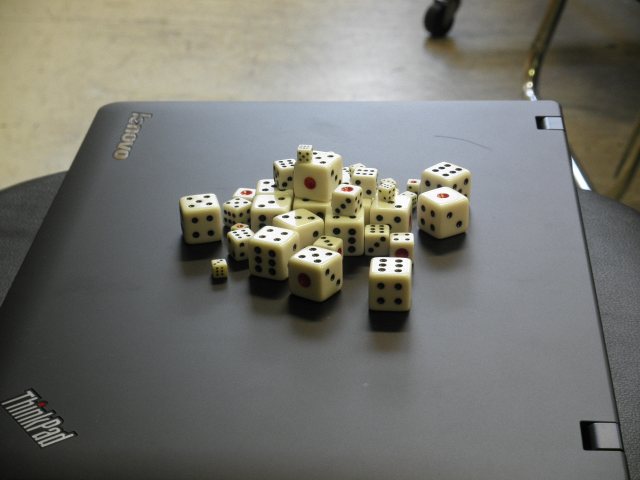
//> input picture arukuka/dice/07.31/P_black_left.JPG, 1280 x 960 px, given in place of , which was not available (shown at 1/2 size)
$ ./dice_20120805   (built with g++ and OpenCV 4)
//> lines starting //> are read from the running program, lines starting //| are printed output that depends on the picture; pictures that were not available may be replaced by others from this repository, and a replacement may not be noted
// サイコロ検出アルゴリズム試作
// copyright(c) 2012 Shota Miyoshi

//都合により環境がVisualStudio2008+OpenCV2.1となっておりますが,
//始めの方の#ifdefから#endifまでの,ライブラリファイルの参照部を変えるとOpenCV2.2でも動作します.

#include "stdafx.h"
#include <iostream>
#include <set>
#include <stack>
#include <vector>
#include "opencv\cv.h"
#include "opencv\highgui.h"

#ifdef _DEBUG
    #pragma comment(lib,"C:\\OpenCV2.1\\lib\\cv210d.lib")
    #pragma comment(lib,"C:\\OpenCV2.1\\lib\\cxcore210d.lib")
    #pragma comment(lib,"C:\\OpenCV2.1\\lib\\cvaux210d.lib")
    #pragma comment(lib,"C:\\OpenCV2.1\\lib\\highgui210d.lib")
#else
    #pragma comment(lib,"C:\\OpenCV2.1\\lib\\cv210.lib")
    #pragma comment(lib,"C:\\OpenCV2.1\\lib\\cxcore210.lib")
    #pragma comment(lib,"C:\\OpenCV2.1\\lib\\cvaux210.lib")
    #pragma comment(lib,"C:\\OpenCV2.1\\lib\\highgui210.lib")
#endif


typedef struct Eye//サイコロの目を表す構造体(x,yは中心座標)
{
	int x;
	int y;
	int h;
	int w;
}Eye;


const char* WinConv="Converted Image";
const char* WinDet="Detected Eyes";


//函数プロトタイプ
void convert(const cv::Mat& src,cv::Mat& dst,int thblack,int thwhite);
void label(const cv::Mat& from,cv::Mat& to,int xs,int ys,int R,int G,int B);
void geteye(const cv::Mat& image,int blackmin,int blackmax,int redmin,int redmax);
Eye getsize(const cv::Mat& image,int xs,int ys);


int height,width;

int _tmain(int argc, _TCHAR* argv[])
{
	cv::Mat input,converted;
	int thb=100,thw=200;
	char flag;
	char filename[100];
	//std::cin.getline(filename,100);

	input=cv::imread(filename);
//> input is the input picture: 960 rows x 1280 cols, CV_8UC3; mean B, G, R 110.9, 117, 117
//> filename = ""
	height=input.rows;
//> height = 960
	width=input.cols;
//> width = 1280

	//入力画像表示
	cv::namedWindow("input_img", CV_WINDOW_NORMAL);
	cv::imshow("input_img",input);

	//入力画像4値化
	cv::namedWindow(WinConv, CV_WINDOW_NORMAL);

	//先ずは既定の閾値で変換
	//赤の閾値は今の所省略
	std::cout<<"Threshold of Black: "<<thb<<std::endl;
	std::cout<<"Threshold of White: "<<thw<<std::endl;
	convert(input,converted,thb,thw);
	std::cout<<"\nConvert again? Yes->y,No->n  *Please Activate \"Converted Image\""<<std::endl;
	flag=cv::waitKey();
	std::cout<<flag<<std::endl;

	//閾値をユーザが設定(CUIによる)
	while(flag=='y')
	{
		std::cout<<"Threshold of Black,0-255 : ";
		std::cin>>thb;
		std::cout<<"Threshold of White,0-255 : ";
		std::cin>>thw;
		convert(input,converted,thb,thw);
		std::cout<<"\nConversion Again? Yes->y,No->n  *Please Activate \"Converted Image\""<<std::endl;
		flag=cv::waitKey(0);
		std::cout<<flag<<std::endl;
	}

	//4値画像(converted)から目を探索
	//始めは既定値探索
	int bmin=1,bmax=20,rmin=1,rmax=100;
	cv::namedWindow(WinDet);
	std::cout<<"\n\nMinimum size of Black Eye: "<<bmin<<std::endl;
	std::cout<<"Maximum size of Black Eye: "<<bmax<<std::endl;
	std::cout<<"Minimum size of Red Eye:   "<<rmin<<std::endl;
	std::cout<<"Maximum size of Red Eye:   "<<rmax<<std::endl;
	geteye(converted,bmin,bmax,rmin,rmax);
	std::cout<<"\ndetect Again? Yes->y,No->nv *Please Activate \"Detected Eyes\""<<std::endl;
	flag=cv::waitKey();
	std::cout<<flag<<std::endl;

	//条件をユーザが設定
	//設定可能は赤目,黒目の大きさ下限,上限
	while(flag=='y')
	{
		std::cout<<"Minimum size of Black Eye: ";
		std::cin>>bmin;
		std::cout<<"Maximum size of Black Eye: ";
		std::cin>>bmax;
		std::cout<<"Minimum size of Red Eye:   ";
		std::cin>>rmin;
		std::cout<<"Maximum size of Red Eye:   ";
		std::cin>>rmax;
		geteye(converted,bmin,bmax,rmin,rmax);
		std::cout<<"\ndetect Again? Yes->y,No->n  *Please Activate \"Detected Eyes\""<<std::endl;
		flag=cv::waitKey(0);
		std::cout<<flag<<std::endl;
	}

	cv::waitKey(0);

	return 0;
}

void convert(const cv::Mat& src,cv::Mat& dst,int thblack,int thwhite)//赤,黒,白,その他(灰)の4値化
{
//> called with thblack = 100, thwhite = 200
	cv::Mat temp_img= cv::Mat(cv::Size(width,height),CV_8UC3);
	cv::Mat hsv_img;

	cv::cvtColor(src,hsv_img, CV_BGR2HSV);//RGB->HSVへ変換 H=hue(色相),S=saturation(彩度),V=value(明度)と言う意味
//> hsv_img: 960 rows x 1280 cols, CV_8UC3; mean H, S, V 59.5, 28.8, 120.9
	temp_img = cv::Scalar(0,0,0);
	for(int y=0; y<src.rows;y++)
	{
		for(int x=0; x<src.cols; x++)
		{
			int a = hsv_img.step*y+(x*3);
			if((hsv_img.data[a] >=170 || hsv_img.data[a] <=10) &&hsv_img.data[a+1] >=50) //赤検出
			{
				temp_img.data[a] = 0;
				temp_img.data[a+1] = 0;
				temp_img.data[a+2] = 255;
			}
			else if(src.data[a]<thblack&&src.data[a+1]<thblack&&src.data[a+2]<thblack)//黒(RGB値が閾値より小)
			{
				temp_img.data[a] = 0;
				temp_img.data[a+1] = 0;
				temp_img.data[a+2] = 0;
			}
			else if(src.data[a]>thwhite&&src.data[a+1]>thwhite&&src.data[a+2]>thwhite)//白(RGB値が閾値より大)
			{
				temp_img.data[a] = 255;
				temp_img.data[a+1] = 255;
				temp_img.data[a+2] = 255;
			}
			else//どれでもない場合は灰
			{
				temp_img.data[a] = 128;
				temp_img.data[a+1] = 128;
				temp_img.data[a+2] = 128;
			}
		}
	}
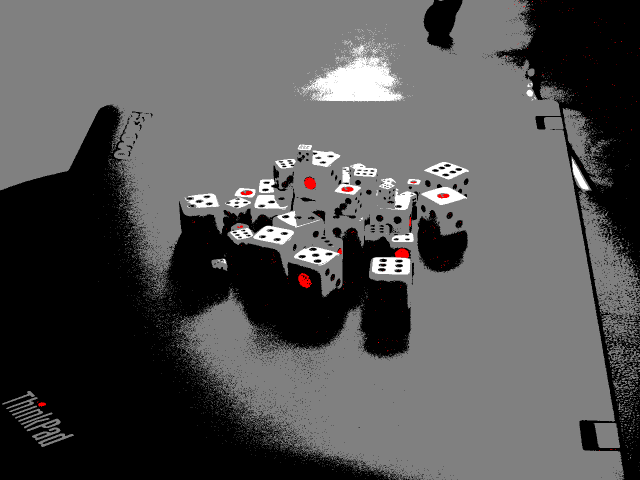
//> temp_img: 960 rows x 1280 cols, CV_8UC3 (shown at 1/2 size); mean B, G, R 84.9, 84.9, 85.4
//> the space key is pressed
	dst=temp_img;

	cv::imshow(WinConv,dst);//4値画像表示
}

void geteye(const cv::Mat& image,int blackmin,int blackmax,int redmin,int redmax)//目を検出
{
//> called with blackmin = 1, blackmax = 20, redmin = 1, redmax = 100
	cv::Mat detection=cv::Mat::zeros(height,width,CV_8UC3);
	std::vector<Eye> redeye;
	std::vector<Eye> blackeye;
	Eye eye;

	for(int y=0;y<height;y++)
	{
		for(int x=0;x<width;x++)
		{
			if(detection.data[detection.step*y+x*3]==0&&detection.data[detection.step*y+x*3+1]==0&&detection.data[detection.step*y+x*3+2]==0)
			{
				if(image.data[image.step*y+x*3]==0&&image.data[image.step*y+x*3+1]==0&&image.data[image.step*y+x*3+2]==255)//赤
				{
					eye=getsize(image,x,y);
					if(eye.h>=redmin&&eye.w>=redmin&&eye.h<=redmax&&eye.w<=redmax)
					{
						redeye.push_back(eye);
						label(image,detection,x,y,255,0+(eye.h>eye.w?255:0),0);
					}
					else
					{
						label(image,detection,x,y,0,255,0);
					}
				}
				else if(image.data[image.step*y+x*3]==0&&image.data[image.step*y+x*3+1]==0&&image.data[image.step*y+x*3+2]==0)//黒
				{
					eye=getsize(image,x,y);
					if(eye.h>=blackmin&&eye.w>=blackmin&&eye.h<=blackmax&&eye.w<=blackmax)
					{
						blackeye.push_back(eye);
						label(image,detection,x,y,0,0+(eye.h>eye.w?255:0),255);
					}
					else
					{
						label(image,detection,x,y,0,255,0);
					}
				}
			}
		}
	}
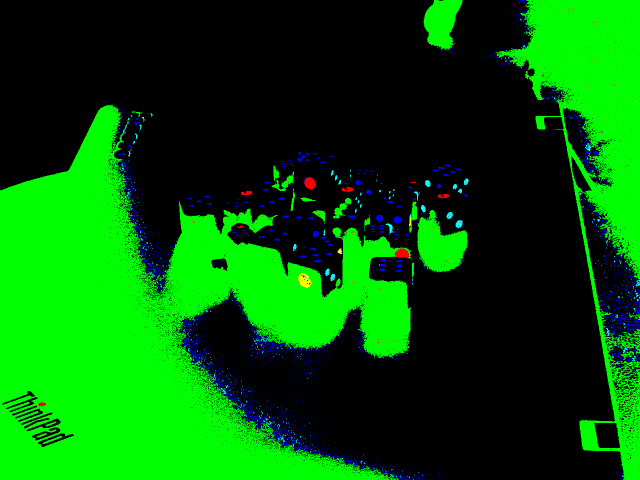
//> detection: 960 rows x 1280 cols, CV_8UC3 (shown at 1/2 size); mean B, G, R 3.9, 89, 0.5
//> after the loop, redeye = 250 items; blackeye = 6380 items
//> the space key is pressed

	// [11 lines of commented-out code are left out]

	cv::imshow(WinDet,detection);
}

Eye getsize(const cv::Mat& image,int xs,int ys)//xs,ysを含む領域サイズ取得
{
	std::set<int> visited;
	std::stack<int> stk;

	int xmin=xs,xmax=xs,ymin=ys,ymax=ys;
	int scolor[3];
	Eye eye;

	for(int i=0;i<3;i++){scolor[i]=image.data[image.step*ys+xs*3+i];}

	stk.push(xs+ys*width);
	while(!stk.empty())
	{
		bool flag=false;
		int x=stk.top()%width;
		int y=stk.top()/width;
		stk.pop();
		for(int i=0;i<3;i++){if(image.data[image.step*y+x*3+i]!=scolor[i])flag=true;}
		if(flag)continue;

		visited.insert(x+y*width);
		xmin=xmin>x?x:xmin;
		xmax=xmax<x?x:xmax;
		ymin=ymin>y?y:ymin;
		ymax=ymax<y?y:ymax;

		if(x>0&&visited.find(x-1+y*width)==visited.end())stk.push(x-1+y*width);
		if(x<width-1&&visited.find(x+1+y*width)==visited.end())stk.push(x+1+y*width);
		if(y>0&&visited.find(x+(y-1)*width)==visited.end())stk.push(x+(y-1)*width);
		if(y<height-1&&visited.find(x+(y+1)*width)==visited.end())stk.push(x+(y+1)*width);
	}
	eye.x=xmin+(xmax-xmin)/2;
	eye.y=ymin+(ymax-ymin)/2;
	eye.h=ymax-ymin+1;
	eye.w=xmax-xmin+1;
	return eye;
}

void label(const cv::Mat& from,cv::Mat& to,int xs,int ys,int R,int G,int B)//xs,ysと同じ色の領域をR,G,Bで指定される色で塗りつぶす
{
	std::stack<int> stk;
	std::set<int> visited;
	int scolor[3];

	for(int i=0;i<3;i++){scolor[i]=from.data[from.step*ys+xs*3+i];}

	stk.push(xs+ys*width);
	while(!stk.empty())
	{
		bool flag=false;
		int x=stk.top()%width;
		int y=stk.top()/width;
		stk.pop();
		for(int i=0;i<3;i++){if(from.data[from.step*y+x*3+i]!=scolor[i])flag=true;}
		if(flag)continue;

		to.data[to.step*y+x*3]=B;
		to.data[to.step*y+x*3+1]=G;
		to.data[to.step*y+x*3+2]=R;

		visited.insert(x+y*width);
		if(x>0&&visited.find(x-1+y*width)==visited.end())stk.push(x-1+y*width);
		if(x<width-1&&visited.find(x+1+y*width)==visited.end())stk.push(x+1+y*width);
		if(y>0&&visited.find(x+(y-1)*width)==visited.end())stk.push(x+(y-1)*width);
		if(y<height-1&&visited.find(x+(y+1)*width)==visited.end())stk.push(x+(y+1)*width);
	}
}

$ run again, on arukuka/dice/07.31/P_black_right.JPG
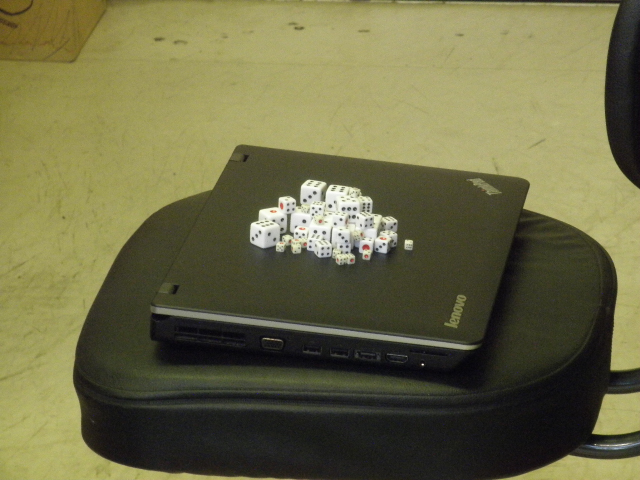
//> input picture arukuka/dice/07.31/P_black_right.JPG, 1280 x 960 px, given in place of , which was not available (shown at 1/2 size)
//> input is the input picture: 960 rows x 1280 cols, CV_8UC3; mean B, G, R 70.3, 106.9, 109
//> filename = ""
//> hsv_img: 960 rows x 1280 cols, CV_8UC3; mean H, S, V 37.2, 83.9, 109.8
//> after the loop in convert, `for(int y=0; y<src.rows;y++)`:
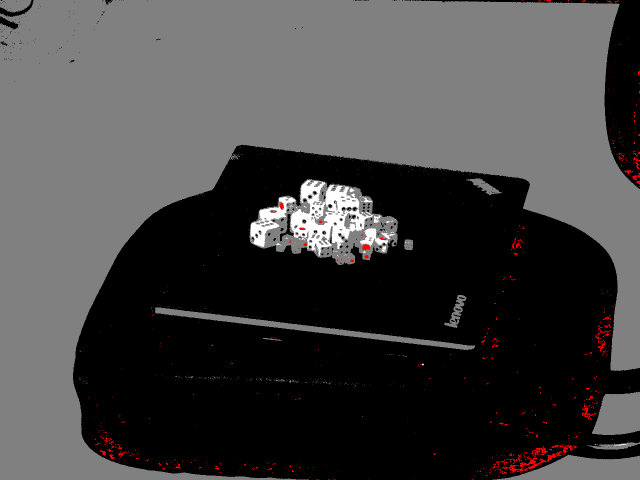
//> temp_img: 960 rows x 1280 cols, CV_8UC3 (shown at 1/2 size); mean B, G, R 68.2, 68.2, 69.3
//> after the loop in geteye, `for(int y=0;y<height;y++)`:
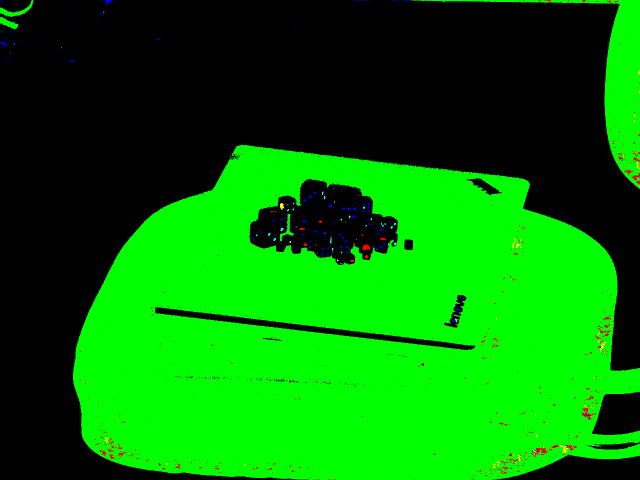
//> detection: 960 rows x 1280 cols, CV_8UC3 (shown at 1/2 size); mean B, G, R 0.4, 121.1, 1
//> after the loop in geteye, `for(int y=0;y<height;y++)`: redeye = 806 items; blackeye = 464 items

$ run again, on arukuka/dice/07.31/P_easy.JPG
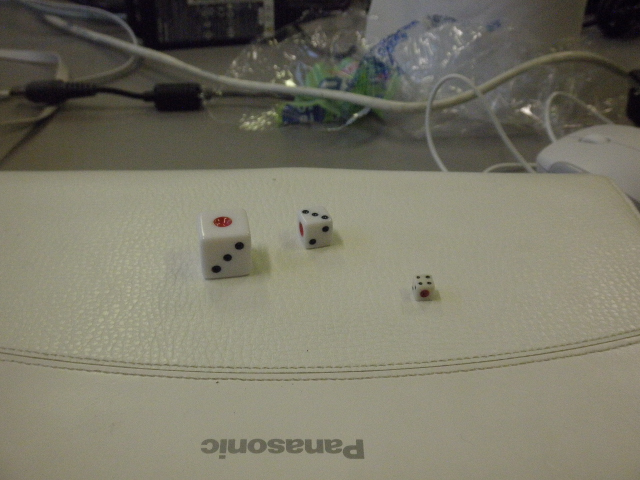
//> input picture arukuka/dice/07.31/P_easy.JPG, 1280 x 960 px, given in place of , which was not available (shown at 1/2 size)
//> input is the input picture: 960 rows x 1280 cols, CV_8UC3; mean B, G, R 103.5, 118.9, 121.3
//> filename = ""
//> hsv_img: 960 rows x 1280 cols, CV_8UC3; mean H, S, V 34.7, 42.4, 122
//> after the loop in convert, `for(int y=0; y<src.rows;y++)`:
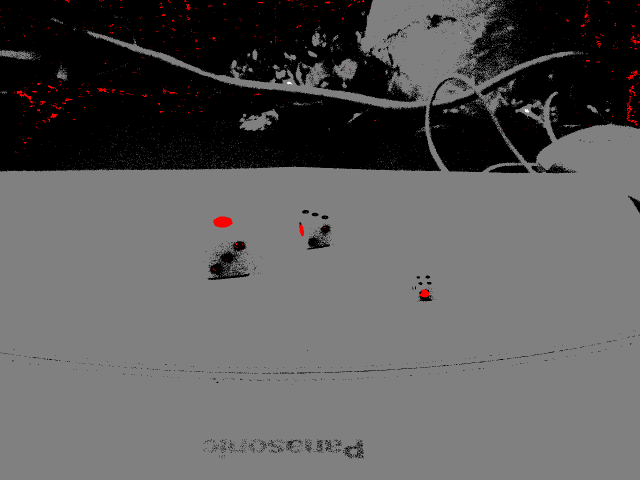
//> temp_img: 960 rows x 1280 cols, CV_8UC3 (shown at 1/2 size); mean B, G, R 90.5, 90.5, 91.4
//> after the loop in geteye, `for(int y=0;y<height;y++)`:
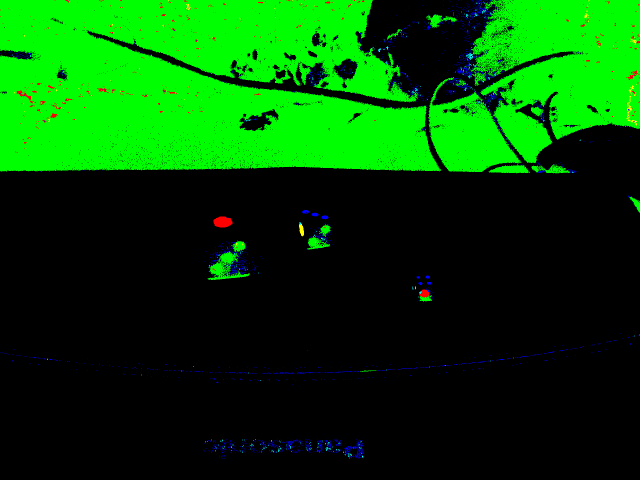
//> detection: 960 rows x 1280 cols, CV_8UC3 (shown at 1/2 size); mean B, G, R 1.6, 72.7, 0.9
//> after the loop in geteye, `for(int y=0;y<height;y++)`: redeye = 730 items; blackeye = 4031 items
